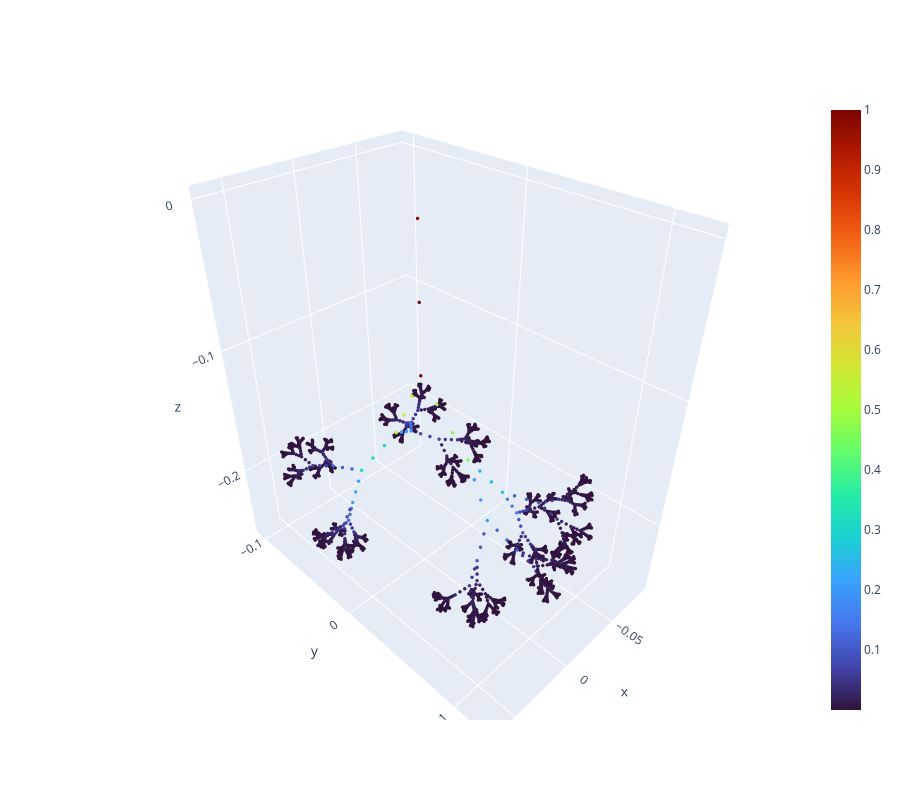
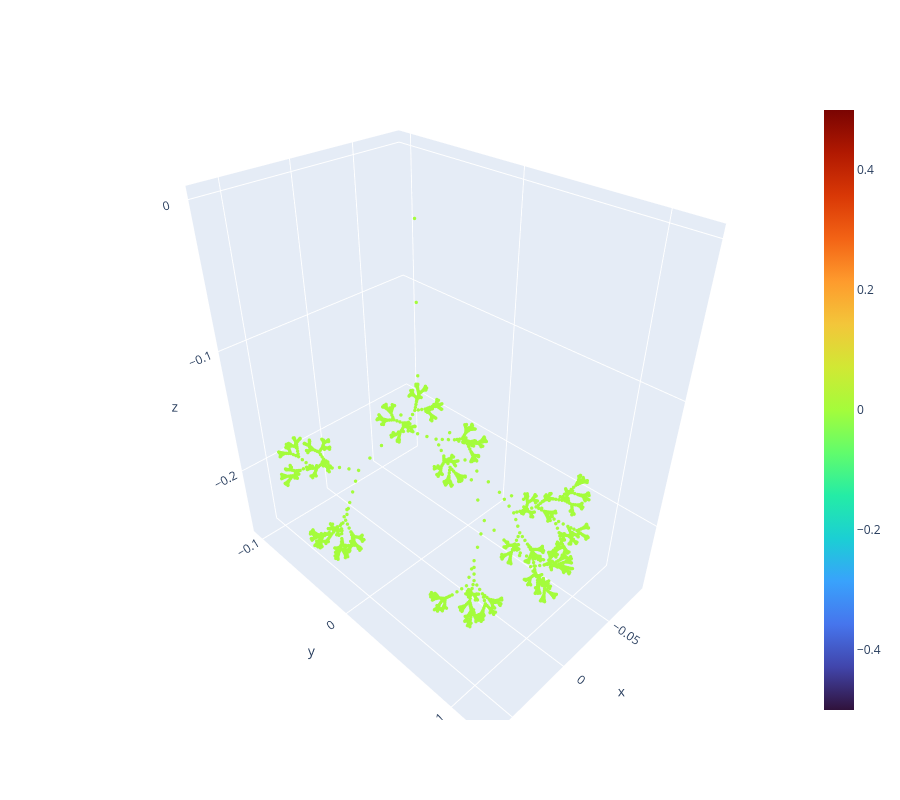

Write notebook code for charts like these, in order.
### Markdown cell above
# Ground truth

### Code cell
edges = knn_graph(test_graph.pos, 3)
# print(len(test_graph.pos))
# print(test_graph.pos[1:4].tolist())
# print(test_graph.pos[0].tolist())
print(test_graph.num_features)
magvel = torch.norm(test_graph.cpu().y[...,1:4], dim=-1)
press = torch.norm(test_graph.cpu().y[...,[0]], dim=-1)

colors_magvel = magvel
colors_press = press

print_3D_graph(test_graph.pos.cpu(), edges = None, color = colors_magvel)
print_3D_graph(test_graph.pos.cpu(), edges = None, color = colors_press)

### Figure 1 — Plotly figure (JSON) as saved in the notebook; plotly's stock layout.template omitted (floating-point values rounded to 4 significant figures; data arrays with more than 128 entries replaced by an {"elided": "..."} marker saying what was removed)
{"data": [{"marker": {"color": {"elided": "3067 float values"}, "colorscale": [[0, "#30123b"], [0.07143, "#4145ab"], [0.1429, "#4675ed"], [0.2143, "#39a2fc"], [0.2857, "#1bcfd4"], [0.3571, "#24eca6"], [0.4286, "#61fc6c"], [0.5, "#a4fc3b"], [0.5714, "#d1e834"], [0.6429, "#f3c63a"], [0.7143, "#fe9b2d"], [0.7857, "#f36315"], [0.8571, "#d93806"], [0.9286, "#b11901"], [1, "#7a0402"]], "showscale": true, "size": 2}, "mode": "markers", "showlegend": false, "type": "scatter3d", "x": {"elided": "3067 float values"}, "y": {"elided": "3067 float values"}, "z": {"elided": "3067 float values"}}], "layout": {"height": 800, "scene": {"aspectmode": "data"}, "width": 900}}

### Figure 2 — Plotly figure (JSON) as saved in the notebook; plotly's stock layout.template omitted (floating-point values rounded to 4 significant figures; data arrays with more than 128 entries replaced by an {"elided": "..."} marker saying what was removed)
{"data": [{"marker": {"color": {"elided": "3067 int values"}, "colorscale": [[0, "#30123b"], [0.07143, "#4145ab"], [0.1429, "#4675ed"], [0.2143, "#39a2fc"], [0.2857, "#1bcfd4"], [0.3571, "#24eca6"], [0.4286, "#61fc6c"], [0.5, "#a4fc3b"], [0.5714, "#d1e834"], [0.6429, "#f3c63a"], [0.7143, "#fe9b2d"], [0.7857, "#f36315"], [0.8571, "#d93806"], [0.9286, "#b11901"], [1, "#7a0402"]], "showscale": true, "size": 2}, "mode": "markers", "showlegend": false, "type": "scatter3d", "x": {"elided": "3067 float values"}, "y": {"elided": "3067 float values"}, "z": {"elided": "3067 float values"}}], "layout": {"height": 800, "scene": {"aspectmode": "data"}, "width": 900}}
